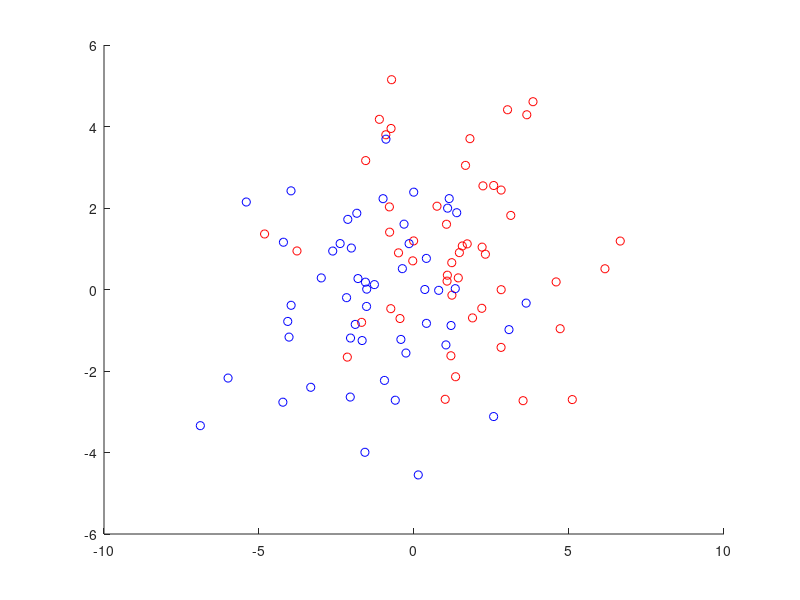

Write the MATLAB code that produced this figure.
clc;
clear;

% generate the data
X1 = 1 + randn(50,2)*2;
X2 = -1 + randn(51,2)*2; 
 
 
Y1 = ones(50,1);
Y2 = -ones(51,1); 

 figure(1); 
 clf;
 hold on; 
 plot(X1(:,1),X1(:,2),'ro');
 plot(X2(:,1),X2(:,2),'bo');
 hold off; 